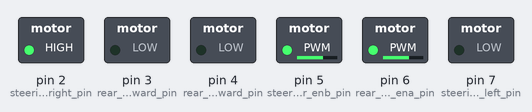
The sketch below on a simulated Arduino Uno, built with avr-gcc and run on an emulated ATmega328P. Parts: switched loads named in the sketch (green lamp = pin HIGH). Wiring (inferred from the names in the program): ultrasonic range finder: trigger pin 0; echo pin 10. Pins used as bus, display or sensor lines are not drawn; what the sketch prints to the serial monitor is not drawn.

Above: at 0.1 s.
At 1.1 s:
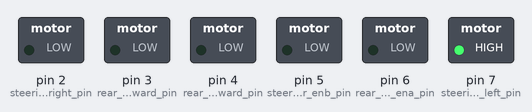
Timing chart, 0 to 2.6 s (numbered marks = the images above):
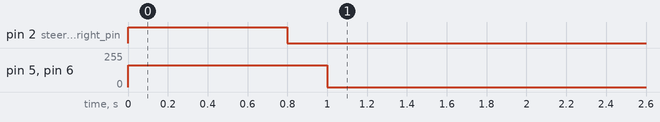

The sketch:

GP_Testing_uno.ino
```cpp
#include "Motors.h"
#include "Ultrasonic_Sensors.h"
#include "util/delay.h"

void setup() {
  Serial.begin(9600);
  motors_init();
  ultrasonic_sensors_init();

  center_the_wheels();
  _delay_ms(1000);
}

void loop() {

  get_sensors_readings();


  if (back_middle_distance <= 20) {
    stop();
  } else {
    move(MD_backward, 65);
  }
}
```

Motors.h
```cpp
#ifndef MOTORS_H
#define MOTORS_H

#define rear_motors_ena_pin 6
#define rear_motors_forward_pin 4
#define rear_motors_backward_pin 3

#define steering_motor_enb_pin 5
#define steering_motor_right_pin 2
#define steering_motor_left_pin 7

typedef enum {
  MD_forward,
  MD_backward,
  MD_right,
  MD_left,
  MD_forward_right,
  MD_forward_left,
  MD_backward_right,
  MD_backward_left
} motorsDirection;

void motors_init(void);
void move(motorsDirection direction, uint8_t speed);
void stop(void);
void center_the_wheels(void);


#endif /*MOTORS_H*/
```

Motors.ino
```cpp
#include "Motors.h"

void motors_init() {

  pinMode(rear_motors_ena_pin, OUTPUT);
  pinMode(rear_motors_forward_pin, OUTPUT);
  pinMode(rear_motors_backward_pin, OUTPUT);

  pinMode(steering_motor_enb_pin, OUTPUT);
  pinMode(steering_motor_right_pin, OUTPUT);
  pinMode(steering_motor_left_pin, OUTPUT);

  digitalWrite(rear_motors_forward_pin, LOW);
  digitalWrite(rear_motors_backward_pin, LOW);
  digitalWrite(rear_motors_ena_pin, LOW);

  digitalWrite(steering_motor_right_pin, LOW);
  digitalWrite(steering_motor_left_pin, LOW);
  digitalWrite(steering_motor_enb_pin, LOW);
}

void move(motorsDirection direction, uint8_t speed) {

  OCR0A = speed * 2.55;
  OCR0B = speed * 2.55;
  TCCR0A = (1 << COM0A1) | (1 << COM0B1) | (1 << WGM01) | (1 << WGM00);
  TCCR0B = (1 << CS00);
  switch (direction) {
    case MD_forward:
      digitalWrite(rear_motors_forward_pin, HIGH);
      digitalWrite(rear_motors_backward_pin, LOW);

      digitalWrite(steering_motor_right_pin, LOW);
      digitalWrite(steering_motor_left_pin, LOW);
      break;
    case MD_backward:
      digitalWrite(rear_motors_forward_pin, LOW);
      digitalWrite(rear_motors_backward_pin, HIGH);

      digitalWrite(steering_motor_right_pin, LOW);
      digitalWrite(steering_motor_left_pin, LOW);
      break;
    case MD_right:
      digitalWrite(steering_motor_right_pin, HIGH);
      digitalWrite(steering_motor_left_pin, LOW);

      digitalWrite(rear_motors_forward_pin, LOW);
      digitalWrite(rear_motors_backward_pin, LOW);
      break;
    case MD_left:
      digitalWrite(steering_motor_right_pin, LOW);
      digitalWrite(steering_motor_left_pin, HIGH);

      digitalWrite(rear_motors_forward_pin, LOW);
      digitalWrite(rear_motors_backward_pin, LOW);
      break;
    case MD_forward_right:
      digitalWrite(rear_motors_forward_pin, HIGH);
      digitalWrite(rear_motors_backward_pin, LOW);

      digitalWrite(steering_motor_right_pin, HIGH);
      digitalWrite(steering_motor_left_pin, LOW);
      break;
    case MD_forward_left:
      digitalWrite(rear_motors_forward_pin, HIGH);
      digitalWrite(rear_motors_backward_pin, LOW);

      digitalWrite(steering_motor_right_pin, LOW);
      digitalWrite(steering_motor_left_pin, HIGH);
      break;
    case MD_backward_right:
      digitalWrite(rear_motors_forward_pin, LOW);
      digitalWrite(rear_motors_backward_pin, HIGH);

      digitalWrite(steering_motor_right_pin, HIGH);
      digitalWrite(steering_motor_left_pin, LOW);
      break;
    case MD_backward_left:
      digitalWrite(rear_motors_forward_pin, LOW);
      digitalWrite(rear_motors_backward_pin, HIGH);

      digitalWrite(steering_motor_right_pin, LOW);
      digitalWrite(steering_motor_left_pin, HIGH);
      break;
  }
}

void stop(void) {
  OCR0A = 0;
  OCR0B = 0;
}

void center_the_wheels(void) {
  move(MD_right, 65);
  _delay_ms(800);
  move(MD_left, 65);
  _delay_ms(200);
  stop();
}
```

Ultrasonic_Sensors.h
```cpp
#ifndef ULTRASONIC_SENSORS_H
#define ULTRASONIC_SENSORS_H


/****************front sensors****************/
#define front_middle_sensor_trig_pin 0
#define front_middle_sensor_echo_pin 0

#define front_right_sensor_trig_pin 0
#define front_right_sensor_echo_pin 0

#define front_left_sensor_trig_pin 0
#define front_left_sensor_echo_pin 0
/*********************************************/

/****************back sensors*****************/
#define back_middle_sensor_trig_pin 9
#define back_middle_sensor_echo_pin 10

#define back_right_sensor_trig_pin 0
#define back_right_sensor_echo_pin 0

#define back_left_sensor_trig_pin 0
#define back_left_sensor_echo_pin 0
/**********************************************/

/****************right sensors*****************/
#define right_side_front_sensor_trig_pin 0
#define right_side_front_sensor_echo_pin 0

#define right_side_middle_sensor_trig_pin 0
#define right_side_middle_sensor_echo_pin 0

#define right_side_back_sensor_trig_pin 0
#define right_side_back_sensor_echo_pin 0
/**********************************************/

/*****************left sensors*****************/
#define left_side_front_sensor_trig_pin 0
#define left_side_front_sensor_echo_pin 0

#define left_side_middle_sensor_trig_pin 0
#define left_side_middle_sensor_echo_pin 0

#define left_side_back_sensor_trig_pin 0
#define left_side_back_sensor_echo_pin 0
/***********************************************/

int front_middle_distance = 0;
int front_right_distance = 0;
int front_left_distance = 0;

int back_middle_distance = 0;
int back_right_distance = 0;
int back_left_distance = 0;

int right_side_front_distance = 0;
int right_side_middle_distance = 0;
int right_side_back_distance = 0;

int left_side_front_distance = 0;
int left_side_middle_distance = 0;
int left_side_back_distance = 0;

void ultrasonic_sensors_init(void);
void get_sensors_readings(void);


#endif /*ULTRASONIC_SENSORS_H*/
```

Ultrasonic_Sensors.ino
```cpp
#include "Ultrasonic_Sensors.h"

void ultrasonic_sensors_init() {
  /****************front sensors****************/
  pinMode(front_middle_sensor_trig_pin, OUTPUT);
  pinMode(front_middle_sensor_echo_pin, INPUT);

  pinMode(front_right_sensor_trig_pin, OUTPUT);
  pinMode(front_right_sensor_echo_pin, INPUT);

  pinMode(front_left_sensor_trig_pin, OUTPUT);
  pinMode(front_left_sensor_echo_pin, INPUT);
  /*********************************************/

  /****************back sensors*****************/
  pinMode(back_middle_sensor_trig_pin, OUTPUT);
  pinMode(back_middle_sensor_echo_pin, INPUT);

  pinMode(back_right_sensor_trig_pin, OUTPUT);
  pinMode(back_right_sensor_echo_pin, INPUT);

  pinMode(back_left_sensor_trig_pin, OUTPUT);
  pinMode(back_left_sensor_echo_pin, INPUT);
  /**********************************************/

  /****************right sensors*****************/
  pinMode(right_side_front_sensor_trig_pin, OUTPUT);
  pinMode(right_side_front_sensor_echo_pin, INPUT);

  pinMode(right_side_middle_sensor_trig_pin, OUTPUT);
  pinMode(right_side_middle_sensor_echo_pin, INPUT);

  pinMode(right_side_back_sensor_trig_pin, OUTPUT);
  pinMode(right_side_back_sensor_echo_pin, INPUT);
  /**********************************************/

  /****************right sensors*****************/
  pinMode(left_side_front_sensor_trig_pin, OUTPUT);
  pinMode(left_side_front_sensor_echo_pin, INPUT);

  pinMode(left_side_middle_sensor_trig_pin, OUTPUT);
  pinMode(left_side_middle_sensor_echo_pin, INPUT);

  pinMode(left_side_back_sensor_trig_pin, OUTPUT);
  pinMode(left_side_back_sensor_echo_pin, INPUT);
  /**********************************************/
}

void get_sensors_readings() {
  int duration;
  digitalWrite(back_middle_sensor_trig_pin, LOW);
  _delay_us(2);
  digitalWrite(back_middle_sensor_trig_pin, HIGH);
  _delay_us(10);
  digitalWrite(back_middle_sensor_trig_pin, LOW);
  duration = pulseIn(back_middle_sensor_echo_pin, HIGH);
  back_middle_distance = duration * 0.034 / 2;

  Serial.print("back_middle_distance: ");
  Serial.print(back_middle_distance);
  Serial.println(" cm");
}
```
